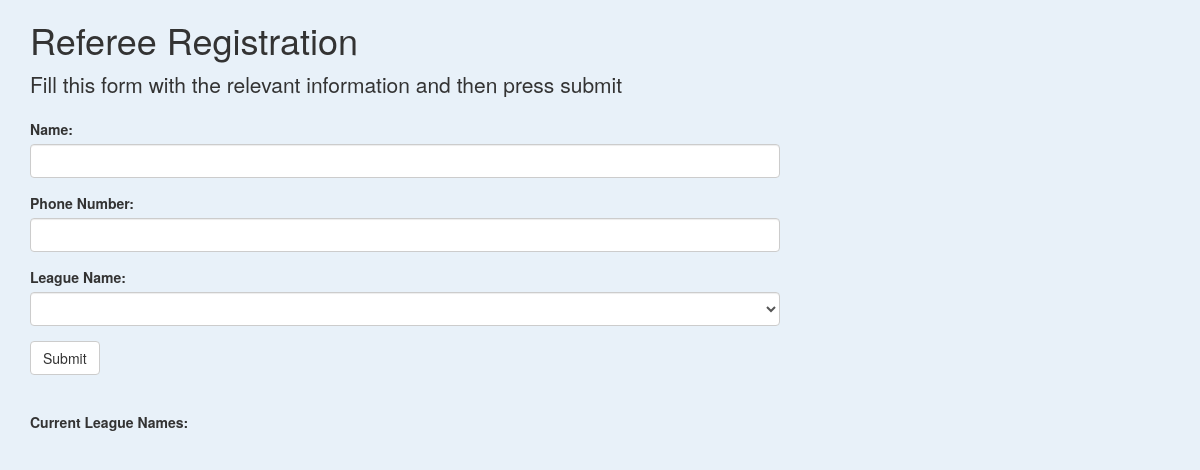
The app's page /referee, older data.
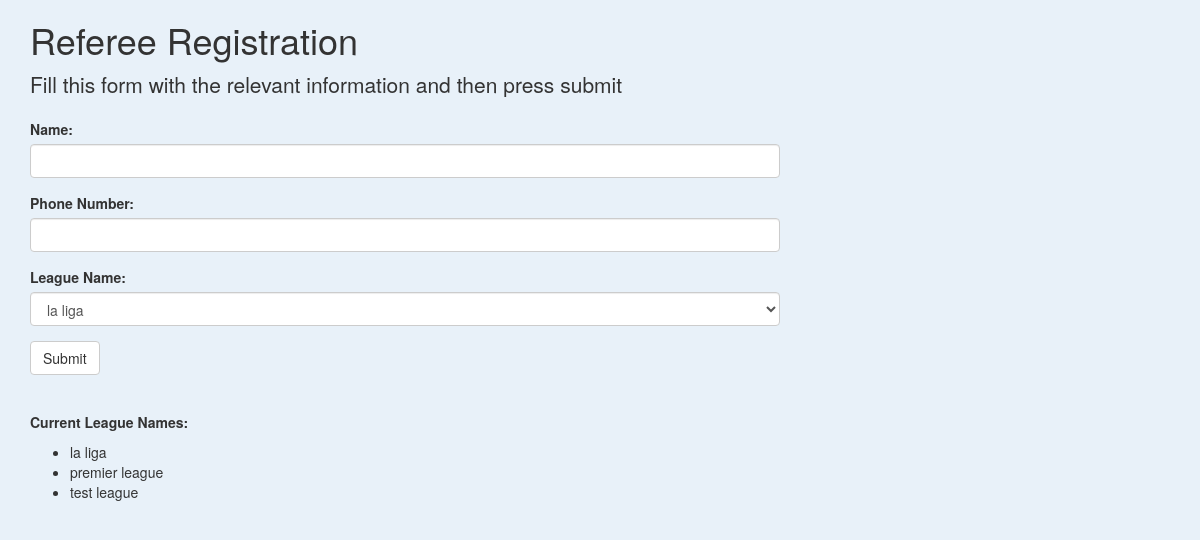
The same page, newer data.
### tables this page shows
CREATE TABLE League (
    l_sportsname    varchar(25),
    l_name          varchar(50),
    l_numteams      unsigned int,
    l_leaguekey     unsigned int
);

### main.py (the view, shortened to what this page needs)
@app.route('/referee', methods=['GET', 'POST'])
def referee():
    class RefForm(FlaskForm):
        query = '''select l_name from league'''
        conn = sqlite3.connect(database)
        result = conn.execute(query)
        leagueNames = []
        for row in result:
            leagueNames.append(row[0])
        name = StringField('Name:', validators=[DataRequired()])
        phonenumber = StringField('Phone Number:', validators=[DataRequired()])
        league = SelectField('League Name:', choices = leagueNames)
        submit = SubmitField('Submit')
    conn = sqlite3.connect(database)
    cursor = conn.cursor()
    form = RefForm()
    message = ""
    leagueNames = []
    leagueQuery = '''SELECT l_name from league'''.format(form.league.data)
    result = conn.execute(leagueQuery)
    for row in result:
        leagueNames.append(row[0])
    conn.close()
    return render_template('referee.html', form=form, message=message, leagueNames=leagueNames)

### main.py
    class RefForm(FlaskForm):
        query = '''select l_name from league'''
        conn = sqlite3.connect(database)
        result = conn.execute(query)
        leagueNames = []
        for row in result:
            leagueNames.append(row[0])
        name = StringField('Name:', validators=[DataRequired()])
        phonenumber = StringField('Phone Number:', validators=[DataRequired()])
        league = SelectField('League Name:', choices = leagueNames)
        submit = SubmitField('Submit')

### templates/referee.html (shortened to what this page needs)
{% extends 'bootstrap/base.html' %}
{% import "bootstrap/wtf.html" as wtf %}
{% block styles %}
{{ super() }}
{% endblock %}
{% block content %}
<div class="container">
  <div class="row">
    <div class="col-md-10 col-lg-8 mx-lg-auto mx-md-auto">
      <h1 class="pt-5 pb-2">Referee Registration</h1>
      <p class="lead">Fill this form with the relevant information and then press submit</p>
      {{ wtf.quick_form(form) }}
      <p class="pt-5" style="margin-top:5%;"><strong>Current League Names: </strong></p>
      <ul>
        {% for name in leagueNames %}
        <li>{{name}}</li>
        {% endfor %}
        </ul>
    </div>
  </div>
</div>
{% endblock %}

Row changes from the older to the newer data that the page shows:
added League: l_name "la liga"
added League: l_name "premier league"
added League: l_name "test league"
Text that changed along with them:
form field league: (not shown) → "la liga"
